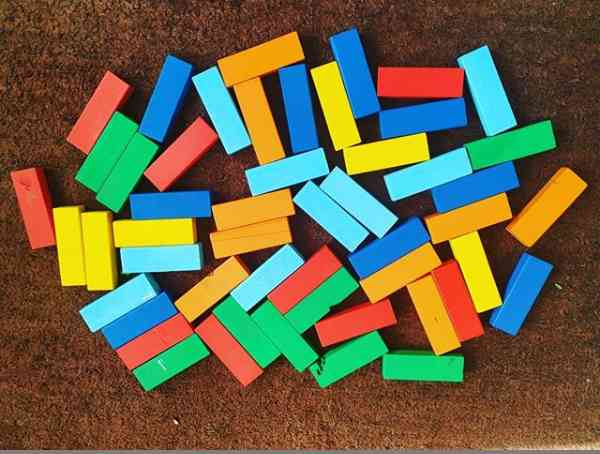
#> input picture SLIC segmentation/test4.jpg, 600 x 454 px
$ python SLIC.py
#> lines starting #> are read from the running program, lines starting #| are printed output that depends on the picture; after the words box and inside, x2 and y2 are one past the last pixel; in counts of white or black regions, pixels touching at a corner belong together
import numpy as np
import cv2
import matplotlib.pyplot as plt
import math
from skimage import color
from tqdm import tqdm
from PIL import Image
import PIL
from tkinter import *
from tkinter import messagebox
from PIL import ImageTk, Image
from tkinter import filedialog

def openfn():  #Function to get the file name(location)
    filename = filedialog.askopenfilename(title='open')
#> the answer given: test4.jpg
    return filename

img = cv2.imread(openfn(),1)
#> img is the input picture: shape (454, 600, 3); mean B, G, R 71.1, 101.2, 106.6
img = cv2.resize(img,(int(img.shape[1]*0.5),int(img.shape[0]*0.5)),interpolation = cv2.INTER_AREA)
#> img: shape (227, 300, 3)
lab = color.rgb2lab(img)
#> lab: shape (227, 300, 3) float64; mean of channels 0, 1, 2 41.6, 1.1, -8

N = img.shape[0]*img.shape[1]
#> N = 68100
K = int(input("Enter the value of K:"))
#> the answer given: 3
S = math.sqrt(N/K)
#> S = 150.7

# Creating the grid with S as spacing
cod = []
frame = np.zeros((img.shape[0],img.shape[1]))
for x in range(int(S),img.shape[0],int(S)):
    for y in range(int(S),img.shape[1],int(S)):
        cod.append([x,y])
        frame[x,y] = 255
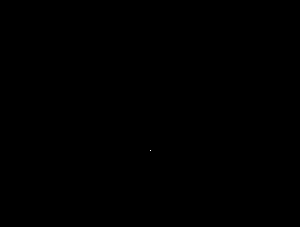
#> frame: shape (227, 300) float64; 0% white in thin lines or dots, all inside (x1, y1, x2, y2) = (150, 150, 151, 151)
#> after the loop, cod = [[150, 150]]

#Calculating the gradient image
grad = np.zeros((img.shape[0],img.shape[1]))
figure=plt.figure(figsize=(10,10))
plt.subplot(2,2,1)
plt.imshow(np.uint8(lab))
plt.title('Image in ceilab mapping')

for x in range(1,img.shape[0]-1):
    for y in range(1,img.shape[1]-1):
        X = []
        Y = []
        for i in range(3):
            xx = lab[x+1,y,i] - lab[x-1,y,i]
            yy = lab[x,y-1,i] - lab[x,y+1,i]
            X.append(xx)
            Y.append(yy)

        grad[x,y] = np.linalg.norm(X) + np.linalg.norm(Y)
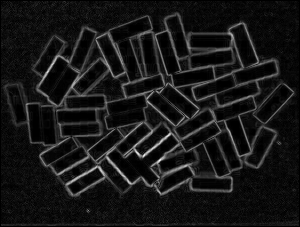
#> grad: shape (227, 300) float64; min 0, max 276.7, mean 24.9; drawn with min black and max white
plt.subplot(2,2,2)
plt.imshow(np.uint8(grad),cmap = 'gray')
plt.title('Gradient')
dst = cv2.addWeighted(grad, 0.4, frame, 0.6, 0.0)
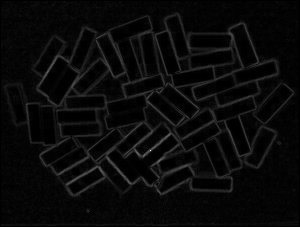
#> dst: shape (227, 300) float64; min 0, max 231.8, mean 10
plt.subplot(2,2,3)
plt.imshow(dst,cmap = 'gray')
plt.title('Gradient with initial means')
for i in range(len(cod)):
    pp = cod[i]
    q = grad[pp[0]-4:pp[0]+4,pp[1]-4:pp[1]+4]
    z = np.amin(q)
    result = np.where(q==z)
    t = list(zip(result[0],result[1]))[0]
    cod[i] = [pp[0]-4 + t[0],pp[1]-4 + t[1]]
#> this loop made 1 pass
#> (z, t) on pass 1: (1.55, (7, 7))
#> after the loop, cod = [[153, 153]]

frame2 = np.zeros((img.shape[0],img.shape[1]))

for loc in cod:
    x = loc[0]
    y = loc[1]
    frame2[x,y] = 255
#> this loop made 1 pass
#> frame2: shape (227, 300) float64; 0% white in thin lines or dots, all inside (x1, y1, x2, y2) = (153, 153, 154, 154)
dst2 = cv2.addWeighted(grad, 0.4, frame2, 0.6, 0.0)
plt.subplot(2,2,4)
plt.imshow(dst2,cmap = 'gray')
plt.title('Gradient with means without edges')

newImg = np.zeros(img.shape)
indexImg = np.zeros((img.shape[0],img.shape[1]))
for iters in tqdm(range(10)):
    for x in range(img.shape[0]):
        for y in range(img.shape[1]):

            #Get the mean point with distance less than 2*S
            temp = []
            for i in range(len(cod)):
                dist = math.sqrt((x-cod[i][0])**2 + (y-cod[i][1])**2)
                if dist <= 2*S:
                    temp.append(cod[i])

            td = []
            for j in range(len(temp)):
                Dlab = math.sqrt((lab[:,:,0][x,y]-lab[:,:,0][temp[j][0],temp[j][1]])**2 + (lab[:,:,1][x,y]-lab[:,:,1][temp[j][0],temp[j][1]])**2 + (lab[:,:,2][x,y]-lab[:,:,2][temp[j][0],temp[j][1]])**2)
                Dxy  = math.sqrt((x-temp[j][0])**2 + (y-temp[j][1])**2)
                dist = Dlab - (20/S)*Dxy
                td.append(dist)
            if len(td)!=0:
                cord = temp[np.argmin(td)]

            newImg[x,y,0] = img[cord[0],cord[1],0]
            newImg[x,y,1] = img[cord[0],cord[1],1]
            newImg[x,y,2] = img[cord[0],cord[1],2]
            r = 0
            for item in cod:
                if list(item) == list(cord):
                    indexImg[x,y] = r
                r+=1

    for k in range(len(cod)):
        result1 = np.where(indexImg==k)
        if len(result1[0])!=0:
            cod[k] = np.array([int(np.mean(result1[0])),int(np.mean(result1[1]))])

    frame1 = np.zeros((img.shape[0],img.shape[1]))
    for l in range(len(cod)):
        frame1[cod[l][0],cod[l][1]] = 255
    plt.figure()
    plt.imshow(np.uint8(newImg))
    j = Image.fromarray(np.uint8(newImg), mode='RGB')
    j.save(str(iters)+'.jpg')
#> this loop made 10 passes
#> pass 1, `j = Image.fromarray(np.uint8(newImg), mode='RGB')`:
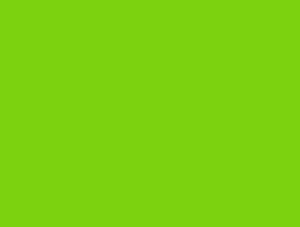
#> j: PIL image 300x227 RGB; mean R, G, B 124, 210, 14
#> pass 2, `j = Image.fromarray(np.uint8(newImg), mode='RGB')`:
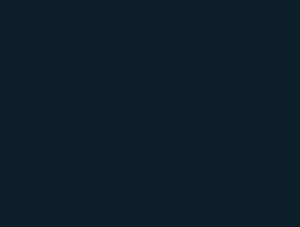
#> j: PIL image 300x227 RGB; mean R, G, B 13, 32, 42
#> after the loop: frame1: shape (227, 300) float64; 0% white in thin lines or dots, all inside (x1, y1, x2, y2) = (149, 113, 150, 114)
#> after the loop: indexImg: shape (227, 300) float64; every value is 0
#> after the loop:
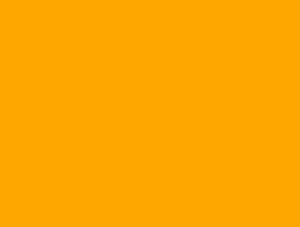
#> newImg: shape (227, 300, 3) float64; mean B, G, R 13, 32, 42; drawn with min black and max white
#> after the loop, cod = [[113, 149]]

cv2.imshow('final',np.uint8(newImg))
cv2.waitKey(0)
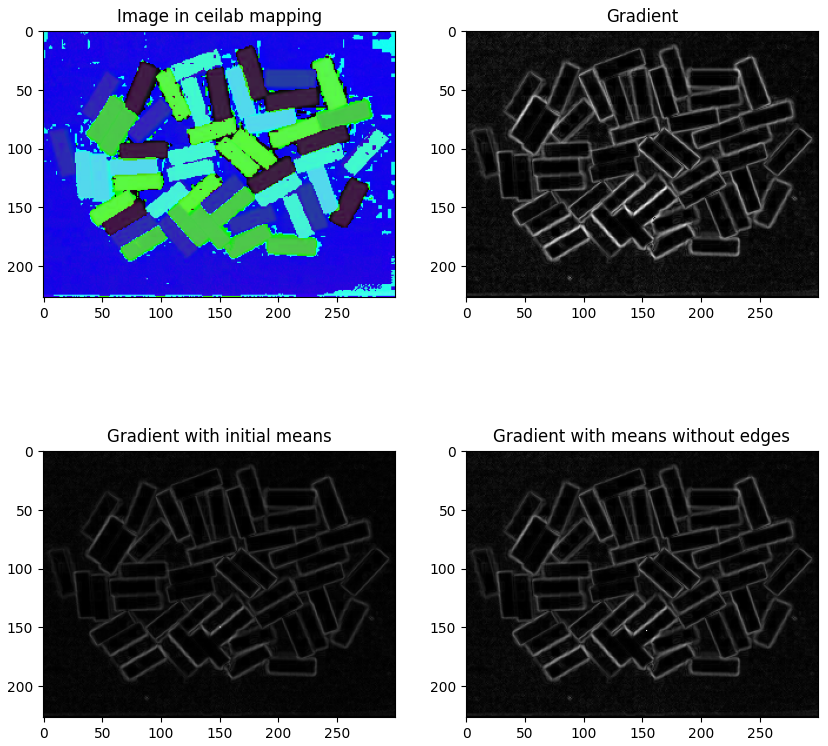
#> figure drawn by matplotlib, 4 panels
